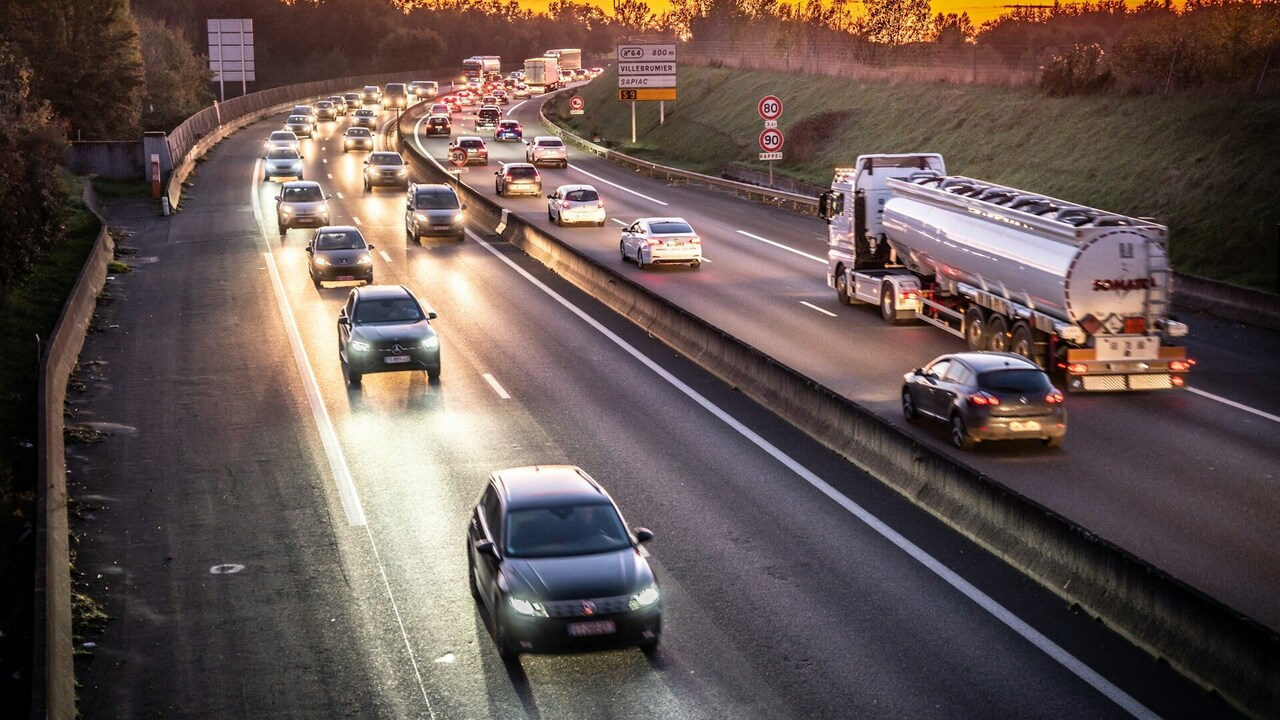
#> input picture onnx_convert/test/test_image.jpg, 1280 x 720 px
$ python preprocess_input.py ../test/test_image.jpg out.png
#> lines starting #> are read from the running program, lines starting #| are printed output that depends on the picture

import numpy as np
from PIL import Image
import os

def preprocess_image(image_path, output_path):
#> called with image_path = '../test/test_image.jpg', output_path = 'out.png'
    print(f"Processing {image_path}...")
    try:
        img = Image.open(image_path).convert('RGB')
#> img is the input picture: PIL image 1280x720 RGB; mean R, G, B 100.1, 84.6, 80.9
        img = img.resize((224, 224), Image.Resampling.BILINEAR)
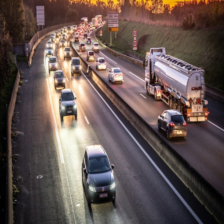
#> img: PIL image 224x224 RGB; mean R, G, B 100.1, 84.6, 80.9
        img_data = np.array(img).astype(np.float32) / 255.0

        # Normalize (ImageNet mean/std)
        mean = np.array([0.485, 0.456, 0.406], dtype=np.float32)
        std = np.array([0.229, 0.224, 0.225], dtype=np.float32)
        img_data = (img_data - mean) / std

        # Transpose to CHW (1, 3, 224, 224)
        img_data = img_data.transpose(2, 0, 1)
        img_data = np.expand_dims(img_data, axis=0)

        # Save as raw
        img_data.tofile(output_path)
        print(f"Saved raw input to {output_path} (Shape: {img_data.shape}, Dtype: {img_data.dtype})")
#| Saved raw input to out.png (Shape: (1, 3, 224, 224), Dtype: float32)

    except Exception as e:
        print(f"Error processing image: {e}")
        exit(1)

import argparse

if __name__ == "__main__":
    parser = argparse.ArgumentParser()
    parser.add_argument("input", help="Path to input image")
    parser.add_argument("output", help="Path to output raw file")
    args = parser.parse_args()

    if not os.path.exists(args.input):
        print(f"Error: {args.input} not found.")
        exit(1)
    preprocess_image(args.input, args.output)
